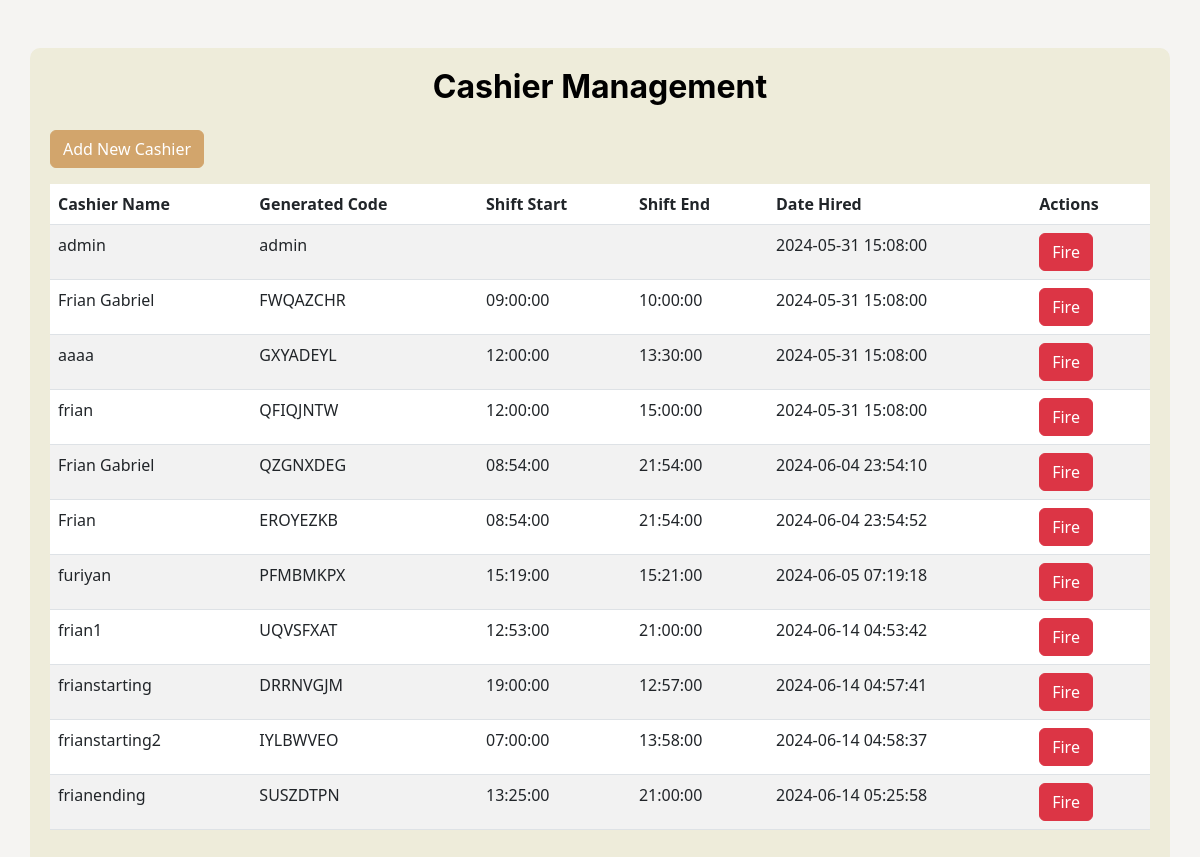
Page /add_cashier.php (signed in) on the committed database.
### tables this page shows
CREATE TABLE `cashiers` (
  `id` int(11) NOT NULL,
  `cashierName` varchar(50) NOT NULL,
  `email` varchar(100) NOT NULL,
  `password` varchar(255) NOT NULL,
  `generated_code` varchar(10) NOT NULL,
  `shift_start` time DEFAULT NULL,
  `shift_end` time DEFAULT NULL,
  `date_added` timestamp NOT NULL DEFAULT current_timestamp() ON UPDATE current_timestamp()
);

### add_cashier.php (the view, shortened to what this page needs)
<?php
include 'dbcon.php';
?>
<!DOCTYPE html>
<html lang="en">
<head>
    <link href="https://cdn.jsdelivr.net/npm/bootstrap@5.3.0-alpha1/dist/css/bootstrap.min.css" rel="stylesheet">
</head>
<body>
<div class="container mt-5">
    <h2 class="text-center mb-4">Cashier Management</h2>
    <button type="button" class="btn btn-primary mb-3" data-bs-toggle="modal" data-bs-target="#addCashierModal">Add New Cashier</button>
    <table class="table table-striped">
        <thead>
            <tr>
                <th scope="col">Cashier Name</th>
                <th scope="col">Generated Code</th>
                <th scope="col">Shift Start</th>
                <th scope="col">Shift End</th>
                <th scope="col">Date Hired</th>
                <th scope="col">Actions</th>
            </tr>
        </thead>
        <tbody id="cashierTableBody">
            <?php
            $result = $conn->query("SELECT id, cashierName, generated_code, shift_start, shift_end, date_added FROM cashiers");
            while ($row = $result->fetch_assoc()) {
                echo "<tr data-id='{$row['id']}'>
                        <td>{$row['cashierName']}</td>
                        <td>{$row['generated_code']}</td>
                        <td>{$row['shift_start']}</td>
                        <td>{$row['shift_end']}</td>
                        <td>{$row['date_added']}</td>
                        <td><button class='btn btn-danger btn-delete'>Fire</button></td>
                    </tr>";
            }
            ?>
        </tbody>
    </table>
</div>
</body>
</html>

### add_cashier.php (style rules this page uses)
body { background-color: #F5F4F2; color: black; }
.container { background-color: #EEECDA; padding: 20px; border-radius: 10px; }
.btn-primary { background-color: #d2a56c; border-color: #d2a56c; }
h2 { font-family: 'Inter', sans-serif; font-weight: 700; }

### rows in the picture
cashiers: cashierName "admin", generated_code "admin", date_added "2024-05-31 15:08:00"
cashiers: cashierName "Frian Gabriel", generated_code "FWQAZCHR", shift_start "09:00:00", shift_end "10:00:00", date_added "2024-05-31 15:08:00"
cashiers: cashierName "aaaa", generated_code "GXYADEYL", shift_start "12:00:00", shift_end "13:30:00", date_added "2024-05-31 15:08:00"
cashiers: cashierName "frian", generated_code "QFIQJNTW", shift_start "12:00:00", shift_end "15:00:00", date_added "2024-05-31 15:08:00"
cashiers: cashierName "Frian Gabriel", generated_code "QZGNXDEG", shift_start "08:54:00", shift_end "21:54:00", date_added "2024-06-04 23:54:10"
cashiers: cashierName "Frian", generated_code "EROYEZKB", shift_start "08:54:00", shift_end "21:54:00", date_added "2024-06-04 23:54:52"
cashiers: cashierName "furiyan", generated_code "PFMBMKPX", shift_start "15:19:00", shift_end "15:21:00", date_added "2024-06-05 07:19:18"
cashiers: cashierName "frian1", generated_code "UQVSFXAT", shift_start "12:53:00", shift_end "21:00:00", date_added "2024-06-14 04:53:42"
cashiers: cashierName "frianstarting", generated_code "DRRNVGJM", shift_start "19:00:00", shift_end "12:57:00", date_added "2024-06-14 04:57:41"
cashiers: cashierName "frianstarting2", generated_code "IYLBWVEO", shift_start "07:00:00", shift_end "13:58:00", date_added "2024-06-14 04:58:37"
cashiers: cashierName "frianending", generated_code "SUSZDTPN", shift_start "13:25:00", shift_end "21:00:00", date_added "2024-06-14 05:25:58"
